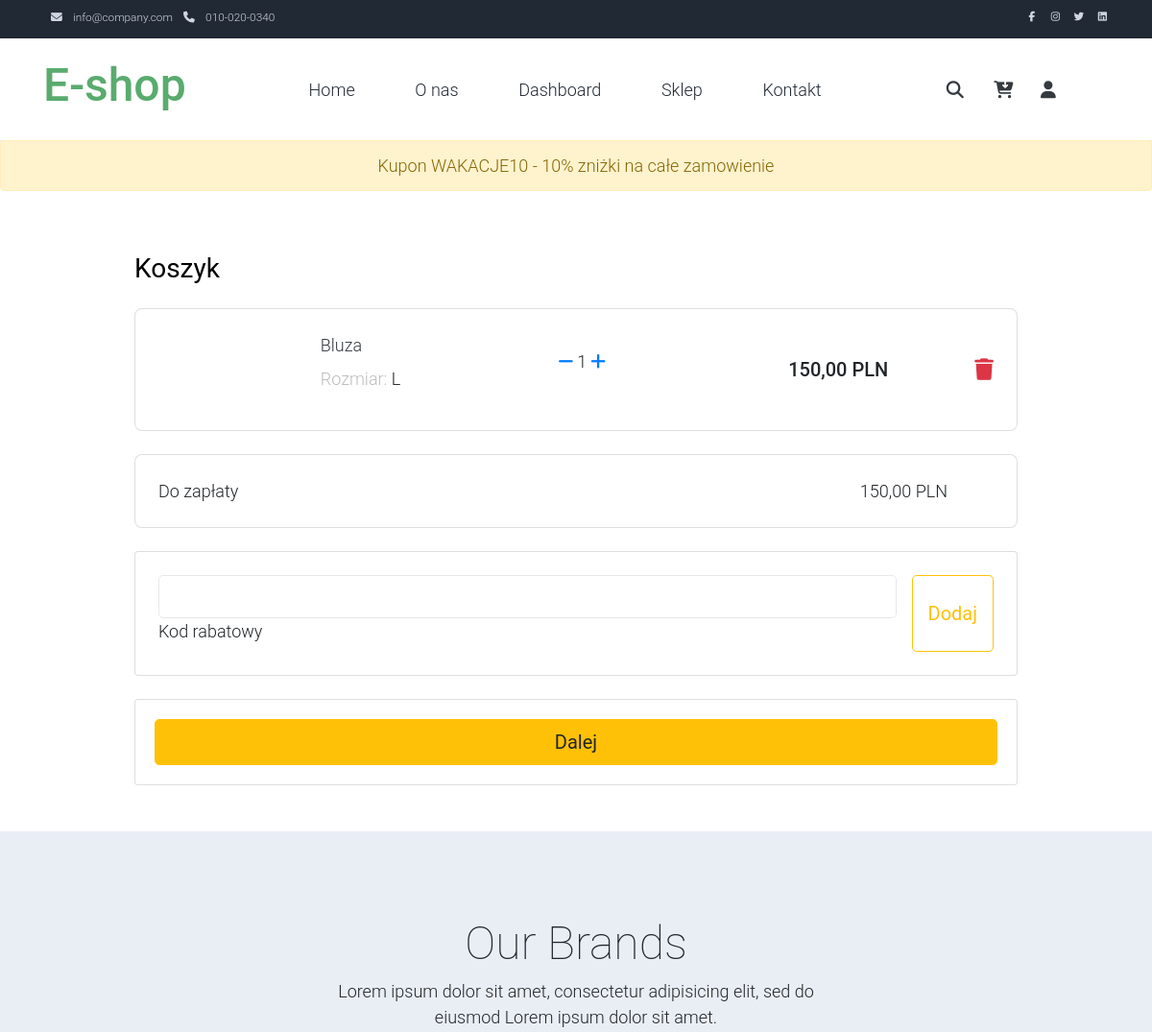
The page /shopping_cart/ (signed in, upper part) on the database as committed earlier.
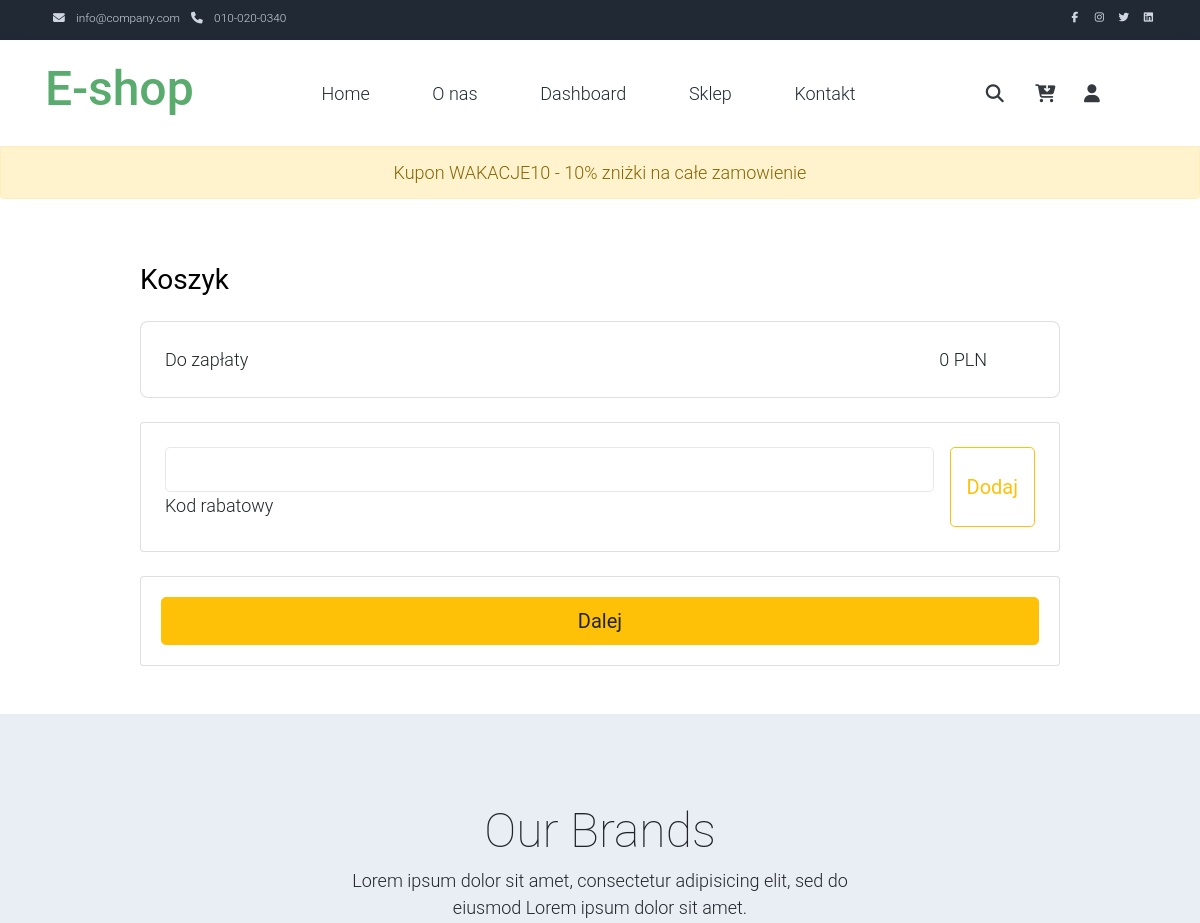
The same page on the database as committed later.
### App/models.py (models this page shows, shortened)
class Cupon(models.Model):
    name = models.CharField(max_length=30)
    discount = models.IntegerField(help_text="Wartość procentowa kuponu")
    active = models.BooleanField(default=False)
    display_on_page = models.BooleanField(default=False)

class OrderItem(models.Model):
    item = models.ForeignKey(Item, on_delete=models.CASCADE)
    order = models.ForeignKey(
        Order,  on_delete=models.SET_NULL, null=True, related_name="ordered_item")
    quantity = models.IntegerField(default=0, null=True, blank=True)
    date_added = models.DateTimeField(auto_now_add=True, null=True)
    item_variant = models.ForeignKey(
        ItemVariant, on_delete=models.CASCADE, null=True, blank=True)
    @property
    def get_total(self):
        total = self.item.price * self.quantity
        return total

class Item(models.Model):
    GENDER_CHOICES = (
        ('Man', 'Man'),
        ('Woman', 'Woman'),
    )
    title = models.CharField(max_length=100)
    price = models.DecimalField(max_digits=6, decimal_places=2)
    category = models.ForeignKey(
        Category, on_delete=models.CASCADE, related_name="gender")
    gender = models.CharField(max_length=5, choices=GENDER_CHOICES, null=True)
    description = models.TextField(null=True)
    slug = models.SlugField(max_length=50, blank=True, null=True)
    main_img = models.ImageField(null=True)

class ItemVariant(models.Model):
    item = models.ForeignKey(Item, on_delete=models.CASCADE,
                             related_name='item_variant', blank=True, null=True)
    size = models.ForeignKey(ItemSize,
                             on_delete=models.CASCADE, null=True, blank=True,
                             related_name='item_size',
                             help_text="Jeśli przedmiot jest uniwersalnego rozmiaru zostaw to pole puste")
    color = models.ForeignKey(
        ItemColor, on_delete=models.CASCADE, null=True, blank=True)
    amount_in_stock = models.IntegerField()
    class Meta:
        constraints = [
            models.UniqueConstraint(
                fields=['item', 'color', 'size'],
                name='unique_prod_color_size_combo'
            )
        ]

class ItemSize(models.Model):
    size = models.CharField(max_length=50)
    category = models.ManyToManyField(Category)
    def __str__(self):
        return self.size

class Order(models.Model):
    SHIPMNET_STATUS_CHOICES = (
        ('Do wysłania', 'Do wysłania'),
        ('Wysłana', 'Wysłana'),
        ('Dostarczona', 'Dostarczona'),
    )
    customer = models.ForeignKey(Customer, on_delete=models.CASCADE)
    address = models.ForeignKey(AddressInformation, on_delete=models.SET_NULL,
                                null=True, blank=True, related_name="address_order")
    date_ordered = models.DateTimeField(auto_now_add=True)
    complete = models.BooleanField(default=False)
    transaction_id = models.CharField(max_length=100, null=True)
    payment_in_progress = models.BooleanField(default=False)
    completion_date = models.DateTimeField(null=True, blank=True)
    shipment_status = models.CharField(
        max_length=15, choices=SHIPMNET_STATUS_CHOICES, null=True, default="Do wysłania")
    cupon = models.ForeignKey(
        Cupon, on_delete=models.SET_NULL, null=True, blank=True)
    @property
    def get_cart_total(self):
        ordered_items = self.ordered_item.all()
        total = sum([item.get_total for item in ordered_items])
        if self.cupon:
            discount = total * self.cupon.discount / 100
            total -= discount
        return total

### App/views.py (the view)
# urls.py: path('shopping_cart/', views.shopping_cart, name='shopping_cart'),
def shopping_cart(request):
    customer = get_or_create_customer(request)
    cupons = Cupon.objects.filter(display_on_page=True)
    order, created = Order.objects.get_or_create(
        customer=customer, complete=False)
    if request.method == "POST":
        cupon = request.POST.get('cupon')
        cupon = get_cupon(request, cupon, order)
    ordered_items = OrderItem.objects.filter(order=order)
    context = {
        'order': order,
        'ordered_items': ordered_items,
        'cupons': cupons,
    }
    return render(request, 'App/shopping_cart.html', context)

### App/views.py (called while the page is built)
def get_or_create_customer(request):
    try:
        customer = request.user.customer
    except:
        device = request.session.get('device')
        if request.session.get('device') is None:
            request.session['device'] = str(uuid.uuid4())
            device = request.session.get('device')
        customer, created = Customer.objects.get_or_create(device=device)
    return customer

### App/templates/App/shopping_cart.html (shortened to what this page needs)
{% extends 'App/base.html' %}
{% load static %}
{% block content %}
{% for cupon in cupons %}
{% if cupon.active == True and  cupon.display_on_page == True %}
<div class="alert alert-warning" role="alert">
  <div class="d-flex justify-content-center">Kupon {{cupon.name}} - {{cupon.discount}}% zniżki na całe zamowienie</div>
</div>
{% endif %}
{% endfor %}
<section class="h-100" style="background-color: white;">
  <div class="container h-100 py-5">
    <div class="row d-flex justify-content-center align-items-center h-100">
      <div class="col-10">
        <div class="d-flex justify-content-between align-items-center mb-4">
          <h3 class="fw-normal mb-0 text-black">Koszyk</h3>
        </div>
        {% for item in ordered_items %}
        <div class="card rounded-3 mb-4">
          <div class="card-body p-4">
            <div class="row d-flex justify-content-between align-items-center">
              <div class="col-md-2 col-lg-2 col-xl-2">
              </div>
              <div class="col-md-3 col-lg-3 col-xl-3">
                <p class="lead fw-normal mb-2"><a  class="text-dark" href="{% url 'product' item.item.slug %}">{{ item.item.title }}</a></p>
                {% if item.item_variant == None %}
                <p><span class="text-muted"></span>
                {% else %}
                <p><span class="text-muted">Rozmiar: </span>{{item.item_variant.size}}
                {% endif %}
              </div>
              <div class="col-md-3 col-lg-3 col-xl-2 d-flex">
                <a href="{% url 'remove_single_item_from_cart' item.id %}"><i class="fas fa-minus m-1"></i></a>
                <p>{{item.quantity}}</p>
              <a href="{% url 'add_single_item_to_cart' item.id %}"><i class="fas fa-plus m-1"></i></a>
              </div>
              <div class="col-md-3 col-lg-2 col-xl-2 offset-lg-1">
                <h5 class="mb-0">{{item.get_total}} PLN</h5>
              </div>
              <div class="col-md-1 col-lg-1 col-xl-1 text-end">
                <a href="{% url 'remove_item_from_cart' item.id %}" class="text-danger"><i class="fas fa-trash fa-lg"></i></a>
              </div>
            </div>
          </div>
        </div>
        {% endfor %}
        <div class="card rounded-3 mb-4">
          <div class="card-body p-4">
            {% if order.cupon %}
            <div>
              <div class="d-inline">Suma</div>
              <div class="d-inline float-end pr-5">{{order.get_cart_total_without_cupon}} PLN</div>
            </div>
            <div>
              <div class="d-inline">Kupon: {{order.cupon.name}} <a href="{% url 'remove_cupon' order.id %}" class="text-danger"><i class="fas fa-trash fa-xs"></i></a></div>
              <div class="d-inline float-end pr-5 text-danger">- {{order.get_cupon_value}} PLN</div>
            </div>
            <div>
              <div class="d-inline">Do zapłaty</div>
              <div class="d-inline float-end pr-5"> {{order.get_cart_total}} PLN</div>
            </div>
            {% else %}
            <div>
              <div class="d-inline">Do zapłaty</div>
              <div class="d-inline float-end pr-5"> {{order.get_cart_total}} PLN</div>
            </div>
            {% endif %}
          </div>
        </div>
        <form method="POST" action="{% url 'shopping_cart' %}">
        <div class="card mb-4">
          <div class="card-body p-4 d-flex flex-row">
            <div class="form-outline flex-fill">
              <input type="text" id="form1" name="cupon" class="form-control form-control-lg" />
              <label class="form-label" for="form1">Kod rabatowy</label>
            </div>
            <button type="submit" class="btn btn-outline-warning btn-lg ms-3">Dodaj</button>
          </div>
        </form>
        </div>
        <div class="card">
          <div class="card-body">
            <a href="{% url 'shopping_cart2' %}"><button type="button" class="btn btn-warning btn-block btn-lg">Dalej</button></a>
          </div>
        </div>
      </div>
    </div>
</section>
{% endblock %}

Rows that differ between the two databases and show on the page:
no longer on this page (row edited): OrderItem: item "Bluza", item_variant.size "L", quantity "1", get_total "150,00"
removed Order: get_cart_total "150,00"
added Order: get_cart_total "0"
